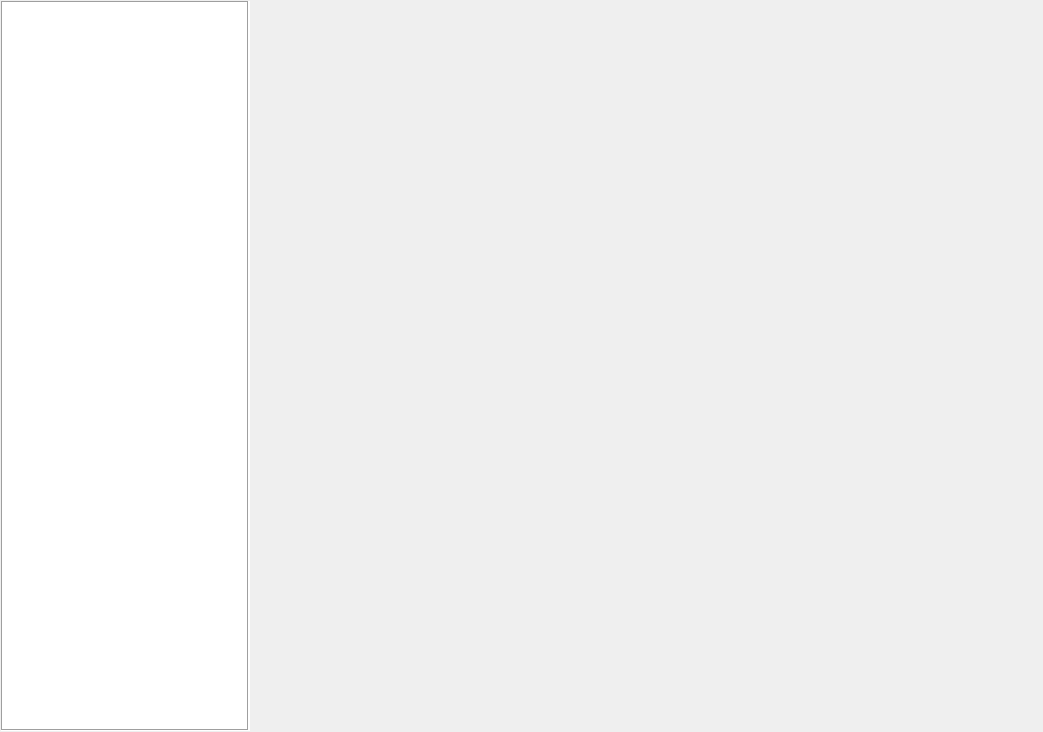
<?xml version="1.0" encoding="UTF-8"?>
<ui version="4.0">
 <class>TaikWindowShellClass</class>
 <widget class="QWidget" name="TaikWindowShellClass">
  <property name="geometry">
   <rect>
    <x>0</x>
    <y>0</y>
    <width>1043</width>
    <height>732</height>
   </rect>
  </property>
  <property name="windowTitle">
   <string>TaikWindowShell</string>
  </property>
  <layout class="QVBoxLayout" name="verticalLayout_2">
   <property name="spacing">
    <number>0</number>
   </property>
   <property name="leftMargin">
    <number>1</number>
   </property>
   <property name="topMargin">
    <number>1</number>
   </property>
   <property name="rightMargin">
    <number>1</number>
   </property>
   <property name="bottomMargin">
    <number>1</number>
   </property>
   <item>
    <widget class="QSplitter" name="splitter">
     <property name="styleSheet">
      <string notr="true">QSplitter::handle{
background-color:white;
}
QSplitter::handle:horizontal{
width:1px;

}
</string>
     </property>
     <property name="orientation">
      <enum>Qt::Horizontal</enum>
     </property>
     <property name="handleWidth">
      <number>1</number>
     </property>
     <property name="childrenCollapsible">
      <bool>false</bool>
     </property>
     <widget class="QWidget" name="leftWidget" native="true">
      <property name="sizePolicy">
       <sizepolicy hsizetype="Preferred" vsizetype="Expanding">
        <horstretch>0</horstretch>
        <verstretch>0</verstretch>
       </sizepolicy>
      </property>
      <property name="minimumSize">
       <size>
        <width>110</width>
        <height>0</height>
       </size>
      </property>
      <property name="maximumSize">
       <size>
        <width>248</width>
        <height>16777215</height>
       </size>
      </property>
      <layout class="QVBoxLayout" name="verticalLayout">
       <property name="spacing">
        <number>0</number>
       </property>
       <property name="leftMargin">
        <number>0</number>
       </property>
       <property name="topMargin">
        <number>0</number>
       </property>
       <property name="rightMargin">
        <number>0</number>
       </property>
       <property name="bottomMargin">
        <number>0</number>
       </property>
       <item>
        <widget class="QListWidget" name="listWidget">
         <property name="frameShape">
          <enum>QFrame::Box</enum>
         </property>
         <property name="titleskin" stdset="0">
          <bool>true</bool>
         </property>
        </widget>
       </item>
      </layout>
     </widget>
     <widget class="QStackedWidget" name="rightStackedWidget">
      <property name="sizePolicy">
       <sizepolicy hsizetype="Expanding" vsizetype="Expanding">
        <horstretch>0</horstretch>
        <verstretch>0</verstretch>
       </sizepolicy>
      </property>
     </widget>
    </widget>
   </item>
  </layout>
 </widget>
 <layoutdefault spacing="6" margin="11"/>
 <resources/>
 <connections/>
</ui>
